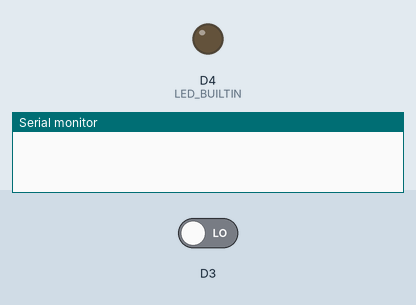
This sketch was run on a simulated ESP8266 (NodeMCU). Shown: output pins drawn as LEDs (lit = HIGH, except the on-board LED, lit = LOW), the last lines printed to the serial monitor. Inputs (shaded band) come from the test bench; at power-on: D3 LOW.

Above: at 1.2 s.
1.3 s: D3 driven HIGH
At 2.0 s:
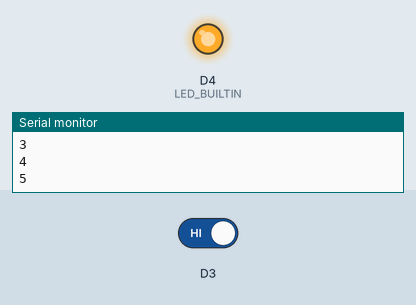
2.8 s: D3 driven LOW
At 3.1 s:
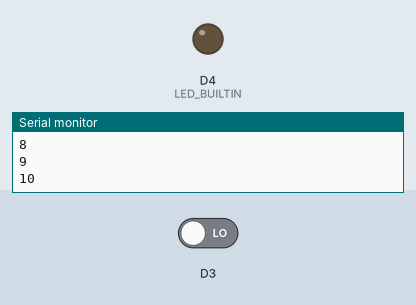
Timing chart, 0 to 5.8 s (numbered marks = the images above; inputs shaded):
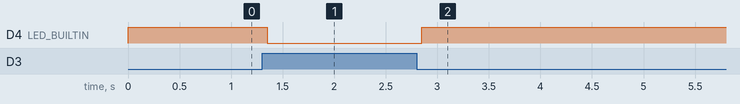

Measured:
- after the input at 1.3 s, D4 (LED_BUILTIN): HIGH → LOW after 0.05 s
- after the input at 2.8 s, D4 (LED_BUILTIN): LOW → HIGH after 0.05 s

The sketch:

output_code_for_button_esp8266.ino
```cpp
#define LED_BUILTIN D4
int count = 0;
void setup() {
  pinMode( D3, INPUT);
  pinMode(D4 ,OUTPUT);
  // put your setup code here, to run once:
 Serial.begin(9600);
}

void loop() {
  // put your main code here, to run repeatedly:
 int val = digitalRead(D3);

 if (val == 1){

  digitalWrite(D4, LOW);

  count = count+1;
  Serial.println(count);
  delay(150);
 }
 else{

  digitalWrite(D4, HIGH);
  delay(150);

 }
}
```
